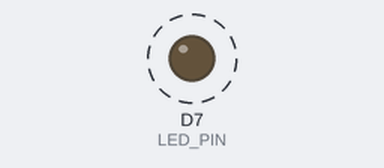
Bench run of a sketch on a simulated ESP8266 (NodeMCU). On the bench: output pins drawn as LEDs (lit = HIGH). Dashed ring = blinking. WiFi joins after 1.5 s; servers stay silent unless stated; no MQTT or app messages arrive unless stated; what the sketch prints to the serial monitor is not drawn.

Above: at 2.0 s.
Timing chart, 0 to 6.2 s (numbered marks = the images above):
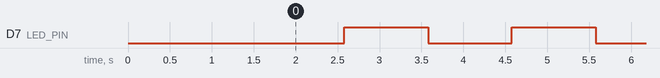

Measured:
- by itself, D7 (LED_PIN): alternates HIGH for 1.0 s and LOW for 1.0 s

The sketch:

Blink.ino
```cpp
#include "sensorBase.h"

#define LED_PIN D7

class MySensor : SensorBase
{
  private:

    bool blinkLow = false;
    bool timeoutSet;

  public:
    MySensor():SensorBase()
    {
    }

    void setup()
    {
      SensorBase::setup();  // Always call baseclass setup

      // initialize digital pin D7 as an output.
      pinMode(LED_PIN, OUTPUT);

      registerTimer(1000);

      timeoutSet = false;
    }

    void loop()
    {
      SensorBase::loop();   // Always call baseclass loop

      if (timeoutSet)
      {
        if (blinkLow)
        {
          digitalWrite(LED_PIN, LOW);    // turn the LED off by making the voltage LOW
          debug_print("LOW");
        }
        else
        {
          digitalWrite(LED_PIN, HIGH);   // turn the LED on (HIGH is the voltage level)
          debug_print("HIGH");
        }
        blinkLow = !blinkLow;
        timeoutSet = false;
      }
    }

    void onTimer() override
    {
      timeoutSet = true;
    }

    void onMqqtMessage(char topic[], char payload[] ) override
    {

    }
};

MySensor mySensor;


// the setup function runs once when you press reset or power the board
void setup() {
  mySensor.setup();
}

// the loop function runs over and over again forever
void loop() {
  mySensor.loop();

  yield();
}

/* Timer functions */
```

SensorBase.h
```cpp
#ifndef SensorBase_h
#define SensorBase_h

#include "defines.h"
#include <ESP8266WiFi.h>
#include <PubSubClient.h>
#include <ESP8266mDNS.h>
#include <WiFiUdp.h>
#include <ArduinoOTA.h>
#include <ArduinoJson.h>

extern "C" {
#include "user_interface.h"
}

/**************************************************************************************************
      _    ___   __   __    ____     ___    _____   _____  __        __     _      ____    _____
     | |  / _ \  \ \ / /   / ___|   / _ \  |  ___| |_   _| \ \      / /    / \    |  _ \  | ____|
  _  | | | | | |  \ V /    \___ \  | | | | | |_      | |    \ \ /\ / /    / _ \   | |_) | |  _|
 | |_| | | |_| |   | |      ___) | | |_| | |  _|     | |     \ V  V /    / ___ \  |  _ <  | |___
  \___/   \___/    |_|     |____/   \___/  |_|       |_|      \_/\_/    /_/   \_\ |_| \_\ |_____|
  >< Brought to you by HELTO

 - General base class for sensor that post and receives to MQTT and can debug through MQTT too

 - Send {"debuglevel": "[0-3]"} to the debug/sensor/[sensorname]/in topic to set debug level
   subscribe to topic debug/sensor/[sensorname]/out for debugmessages

 - Use defines.h to set wifi settings and mqtt settings

 Following libraries you will need:
    * PubSubClient
    * ArduinoJSON

 -> Big thanks for BRUH automation for initial inpiration
**************************************************************************************************/


#define MQTT_MAX_PACKET_SIZE 512


// Debug topics
#define debug_sensor_topic "debug/sensor/"SENSORNAME
#define debug_sensor_topic_in debug_sensor_topic"/in"
#define debug_sensor_topic_out debug_sensor_topic"/out"

/*
    Debuglevel, you set it when logging and you can control it whats actually sent
*/
enum DebugLevel : int
{
    None = 0,
    Normal = 1,
    Information = 2,
    Verbose = 3
};


int OTAport = 8266;
const int JSON_BUFFER_SIZE = 300;

/* Base class to derive from for you sensor, use following template

class MySensor : SensorBase
{
  public:
    MySensor():SensorBase()
    {

    }

    void setup()
    {
       SensorBase::setup();  // Always call baseclass setup

       // Insert you setup code here
    }

    void loop()
    {
      SensorBase::loop();   // Always call baseclass loop
      // Insert your loop code here
      yield();
    }

    void onTimer() override
    {
      // Insert code if you set a timer;
    }

    void onMqqtMessage(char topic[], char payload[] ) override
    {
      // Insert code that parses payload / topic here
    }
};
*/
class SensorBase
{
    private:

        WiFiClient _wifi_client;
        PubSubClient _client;

        os_timer_t _myTimer;                             // used when times set
        bool _is_wifi_setup = false;                     // make sure we dont setup wifi more that once
        DebugLevel _debugLevel = DebugLevel::Normal;     // Normal debuglevel is default
        StaticJsonBuffer<JSON_BUFFER_SIZE> _jsonBuffer;  // Used to parse and create Json


        /*
            Restarts program from beginning but does not reset the peripherals and registers
        */
        void _resetDevice() //
        {
            Serial.print("Resetting...");
            ESP.reset();
        }

        void _setupSerialLogging()
        {

            Serial.begin(115200);
            delay(10);

            Serial.println();
            Serial.println("Serial logging successfully setup");
        }

        /*
            Setup wifi
        */
        void _setupWifi()
        {
            if (_is_wifi_setup)
                return; // Make sure we setup only once

            delay(10);
            Serial.println();
            Serial.print("Connecting to ");
            Serial.println(wifi_ssid);

            WiFi.mode(WIFI_STA);
            WiFi.begin(wifi_ssid, wifi_password);

            while (WiFi.status() != WL_CONNECTED) {
                delay(500);
                Serial.print(".");
            }

            Serial.println("");
            Serial.println("WiFi connected");
            Serial.println("IP address: ");
            Serial.println(WiFi.localIP());

            _is_wifi_setup = true;
        }

        /*
            Setup OTA feature (NOT BEEN TESTED YET!!!!!)
        */
        void _setupOTA()
        {

            ArduinoOTA.setPort(OTAport);
            ArduinoOTA.setHostname(SENSORNAME);
            ArduinoOTA.setPassword((const char *)OTApassword);

            Serial.println("OTA is setup");

            ArduinoOTA.onStart([]() {
                Serial.println("Starting");
            });
            ArduinoOTA.onEnd([]() {
                Serial.println("\nEnd");
            });
            ArduinoOTA.onProgress([](unsigned int progress, unsigned int total) {
                Serial.printf("Progress: %u%%\r", (progress / (total / 100)));
            });
            ArduinoOTA.onError([](ota_error_t error) {
                Serial.printf("Error[%u]: ", error);
                if (error == OTA_AUTH_ERROR) Serial.println("Auth Failed");
                else if (error == OTA_BEGIN_ERROR) Serial.println("Begin Failed");
                else if (error == OTA_CONNECT_ERROR) Serial.println("Connect Failed");
                else if (error == OTA_RECEIVE_ERROR) Serial.println("Receive Failed");
                else if (error == OTA_END_ERROR) Serial.println("End Failed");
            });
            ArduinoOTA.begin();

            Serial.println("OTA successfully setup");

        }

        /*
            Setup MQTT and callback
        */
        void _setupMQTT() {
            _client.setServer(mqtt_server, mqtt_port);
            _client.setCallback([this] (char* topic, byte* payload, unsigned int length) { this->_mqttCallback(topic, payload, length); });
            _connectMQTT(); // Try to connect
        }

        void _connectMQTT() {
            // Loop until we're reconnected
            while (!_client.connected())
            {
                Serial.print("Attempting MQTT connection...");
                // Attempt to connect
                if (_client.connect(SENSORNAME, mqtt_user, mqtt_password))
                {
                    Serial.println("connected");
                    _client.subscribe(debug_sensor_topic_in);
                    Serial.print("Subscribed to ");
                    Serial.println(debug_sensor_topic_in);
                }
                else
                {
                    Serial.print("failed, rc=");
                    Serial.print(_client.state());
                    Serial.println(" try again in 5 seconds");
                    // Wait 5 seconds before retrying
                    delay(5000);
                }
            }
        }

        /*
            Private callback function, calls "onTimer" for the sensor
        */
        static void _timerCallback(void *pArg)
        {

            SensorBase *sensor = (SensorBase*) pArg;

            sensor->onTimer();
        }

        /*
            Private callback function, calls "onMqqtMessage" for the sensor
        */
        void _mqttCallback(char* topic, byte* payload, unsigned int length) {

            char message[length + 1];

            memcpy(message, payload, length);

            message[length] = '\0';

            debug_printf(DebugLevel::Verbose, "Topic: [%s] \n Message: %s", topic, message);

            JsonObject* jsonPointer = _processJson(message);


            if (jsonPointer==NULL)
                return; // Can't process json message, its already logged.

            JsonObject& json = *jsonPointer;                // Ik, ugly code :)
            if (strcmp(topic, debug_sensor_topic_in)==0)
            {
                // Debug topic
                if (json.containsKey("debuglevel"))
                {
                    _debugLevel = (DebugLevel) (int) json["debuglevel"];
                }
            }
            else
            {
                onMqqtMessage(topic, message);
            }
        }

        /*
            Returns a json object if parsed ok else NULL
        */
        JsonObject* _processJson(char* message)
        {
            JsonObject& root = _jsonBuffer.parseObject(message);

            if (!root.success()) {
                debug_printf(DebugLevel::Information, "Fail to process json: \n %s", message);
                return NULL;
            }
            return &root;
        }

    protected:

        /*
            override in your sensor class to get callbacks when timer set
        */
        virtual void onTimer() {};

        /*
            override in your sensor class to get callbacks when mqtt arrives
        */
        virtual void onMqqtMessage(char topic[], char payload[] ) {};

        void setDebugLevel(DebugLevel level)
        {
            _debugLevel = level;
        }

        /*
            printf debug to serial and mqtt
        */
        void debug_printf(const char *format, ...)
        {
            if((int) DebugLevel::Normal > (int)_debugLevel)
                return;             // Should not debug it
            va_list arg;
            va_start(arg, format);
            char temp[64];
            char* buffer = temp;
            size_t len = vsnprintf(temp, sizeof(temp), format, arg);
            va_end(arg);
            if (len > sizeof(temp) - 1) {
                buffer = new char[len + 1];
                if (!buffer) {
                    return ;
                }
                va_start(arg, format);
                vsnprintf(buffer, len + 1, format, arg);
                va_end(arg);
            }
            Serial.write((const uint8_t*) buffer, len);
            debug_print_mqtt(buffer);
        }

        //Failed to findout how to pass the "..." so I duped the code
        void debug_printf(DebugLevel debugLevel, const char *format, ...)
        {

            if((int)debugLevel > (int)_debugLevel)
                return;

            va_list arg;
            va_start(arg, format);
            char temp[64];
            char* buffer = temp;
            size_t len = vsnprintf(temp, sizeof(temp), format, arg);
            va_end(arg);
            if (len > sizeof(temp) - 1) {
                buffer = new char[len + 1];
                if (!buffer) {
                    return ;
                }
                va_start(arg, format);
                vsnprintf(buffer, len + 1, format, arg);
                va_end(arg);
            }
            Serial.write((const uint8_t*) buffer, len);
            debug_print_mqtt(buffer);
        }

        void debug_print(const char s[])
        {
            debug_print(DebugLevel::Normal, s);
        }

        /*
            print debug to serial and mqtt
        */
        void debug_print(DebugLevel debugLevel, const char s[])
        {
            if((int)debugLevel > (int)_debugLevel)
                return;             // Should not debug it

            Serial.println(s);
            debug_print_mqtt(s);
        }

        /*
            Default sensor setup, serial, wifi, OTA and MQTT yaya
        */
        void setup()
        {   _setupSerialLogging();
            _setupWifi();
            _setupOTA();
            _setupMQTT();

            debug_print(DebugLevel::Information, "SensorBase SETUP DONE!");
        }

        /*
            Publishes the debug message to MQTT
        */
        void debug_print_mqtt(const char * message)
        {
            _client.publish(debug_sensor_topic_out, message, true);
        }

        /*
            Use to register a timer in ms
        */
        void registerTimer(short time)
        {
            os_timer_setfn(&_myTimer, (os_timer_func_t *) &SensorBase::_timerCallback, this);
            os_timer_arm(&_myTimer, time, true);
        }

    public:

        SensorBase()
        {
            _client = PubSubClient(_wifi_client);
        }

        void loop()
        {
            if (!_client.connected())
            {
                // Do software reset if wifi down, safest way to recover
                _resetDevice();
            }
            _client.loop();
            ArduinoOTA.handle();

        }
};

#endif
```

defines.h
```cpp
/* USER DEFINED SETTINGS HERE, CHANGE AFTER YOUR PREFERENCES                            */
#define wifi_ssid "YOUR SSID" //type your WIFI information inside the quotes
#define wifi_password "YOUR WIFI PASSWORD"
#define mqtt_server "IP TO YOUR MQTT SERVER"
#define mqtt_user "YOUR MQTT USER"
#define mqtt_password "YOUR MQTT PASSWORD"
#define mqtt_port 1883
#define OTApassword "YOUR OTA PASSWORD!"

#define SENSORNAME "SENSORNAME"     // Set the name for your sensor here. All have to have unique name
/* END UNSER DEFINED SETTINGS                                                           */
/****************************************************************************************/
```
